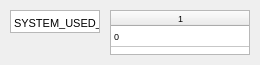
<?xml version="1.0" encoding="UTF-8"?>
<ui version="4.0">
 <class>VariableWidget</class>
 <widget class="QWidget" name="VariableWidget">
  <property name="geometry">
   <rect>
    <x>0</x>
    <y>0</y>
    <width>260</width>
    <height>65</height>
   </rect>
  </property>
  <property name="windowTitle">
   <string>Form</string>
  </property>
  <widget class="QTableWidget" name="Name">
   <property name="geometry">
    <rect>
     <x>10</x>
     <y>10</y>
     <width>90</width>
     <height>23</height>
    </rect>
   </property>
   <property name="font">
    <font>
     <pointsize>8</pointsize>
    </font>
   </property>
   <property name="verticalScrollBarPolicy">
    <enum>Qt::ScrollBarAlwaysOff</enum>
   </property>
   <property name="horizontalScrollBarPolicy">
    <enum>Qt::ScrollBarAlwaysOff</enum>
   </property>
   <attribute name="horizontalHeaderVisible">
    <bool>false</bool>
   </attribute>
   <attribute name="horizontalHeaderDefaultSectionSize">
    <number>130</number>
   </attribute>
   <attribute name="verticalHeaderVisible">
    <bool>false</bool>
   </attribute>
   <attribute name="verticalHeaderDefaultSectionSize">
    <number>25</number>
   </attribute>
   <row>
    <property name="text">
     <string>New Row</string>
    </property>
   </row>
   <column>
    <property name="text">
     <string>New Column</string>
    </property>
   </column>
   <item row="0" column="0">
    <property name="text">
     <string>SYSTEM_USED_NULL</string>
    </property>
   </item>
  </widget>
  <widget class="QTableWidget" name="Value">
   <property name="geometry">
    <rect>
     <x>110</x>
     <y>10</y>
     <width>140</width>
     <height>45</height>
    </rect>
   </property>
   <property name="font">
    <font>
     <pointsize>7</pointsize>
    </font>
   </property>
   <property name="verticalScrollBarPolicy">
    <enum>Qt::ScrollBarAlwaysOff</enum>
   </property>
   <property name="horizontalScrollBarPolicy">
    <enum>Qt::ScrollBarAlwaysOff</enum>
   </property>
   <property name="autoScroll">
    <bool>false</bool>
   </property>
   <property name="selectionMode">
    <enum>QAbstractItemView::SingleSelection</enum>
   </property>
   <attribute name="horizontalHeaderDefaultSectionSize">
    <number>139</number>
   </attribute>
   <attribute name="verticalHeaderVisible">
    <bool>false</bool>
   </attribute>
   <attribute name="verticalHeaderDefaultSectionSize">
    <number>21</number>
   </attribute>
   <attribute name="verticalHeaderMinimumSectionSize">
    <number>15</number>
   </attribute>
   <row>
    <property name="text">
     <string>1</string>
    </property>
   </row>
   <column>
    <property name="text">
     <string>1</string>
    </property>
   </column>
   <column>
    <property name="text">
     <string>2</string>
    </property>
   </column>
   <column>
    <property name="text">
     <string>3</string>
    </property>
   </column>
   <column>
    <property name="text">
     <string>4</string>
    </property>
   </column>
   <item row="0" column="0">
    <property name="text">
     <string>0</string>
    </property>
   </item>
   <item row="0" column="1">
    <property name="text">
     <string>0</string>
    </property>
   </item>
   <item row="0" column="2">
    <property name="text">
     <string>0</string>
    </property>
   </item>
   <item row="0" column="3">
    <property name="text">
     <string>0</string>
    </property>
   </item>
  </widget>
  <widget class="QLabel" name="Color">
   <property name="geometry">
    <rect>
     <x>2</x>
     <y>10</y>
     <width>8</width>
     <height>45</height>
    </rect>
   </property>
   <property name="text">
    <string/>
   </property>
  </widget>
 </widget>
 <resources/>
 <connections/>
</ui>
